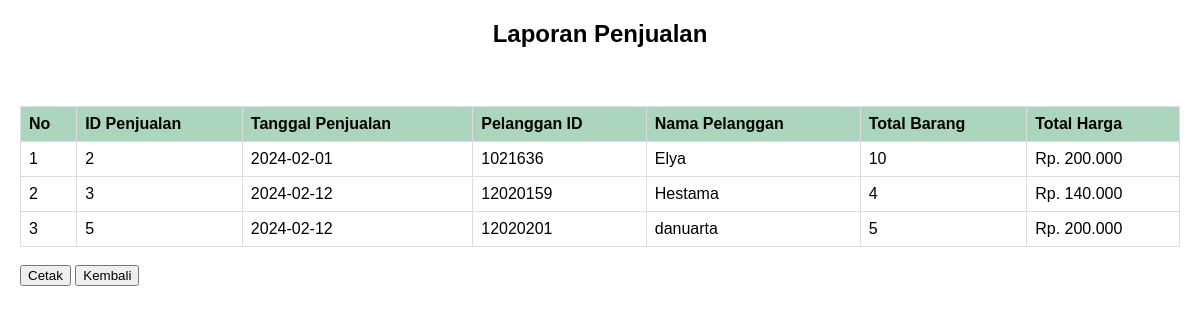
/administrator/laporan_penjualan.php, run on the app's committed database.
### tables this page shows
CREATE TABLE `penjualan` (
  `PenjualanID` int(11) NOT NULL,
  `TanggalPenjualan` date NOT NULL,
  `TotalHarga` decimal(10,2) NOT NULL,
  `PelangganID` int(11) NOT NULL
);

CREATE TABLE `pelanggan` (
  `PelangganID` int(11) NOT NULL,
  `NamaPelanggan` varchar(30) NOT NULL,
  `Alamat` text NOT NULL,
  `NomorTelepon` text NOT NULL
);

### administrator/laporan_penjualan.php (the view, shortened to what this page needs)
<!DOCTYPE html>
<html lang="en">
<head>
</head>
<body>
    <h2><b>Laporan Penjualan</b></h2>
    <br>
    <?php
    include '../koneksi.php';
    $query = "SELECT penjualan.PenjualanID, penjualan.TanggalPenjualan, pelanggan.PelangganID, pelanggan.NamaPelanggan, penjualan.TotalHarga,
              SUM(detailpenjualan.JumlahProduk) AS TotalBarang
              FROM penjualan
              INNER JOIN pelanggan ON penjualan.PelangganID = pelanggan.PelangganID
              INNER JOIN detailpenjualan ON penjualan.PenjualanID = detailpenjualan.PenjualanID
              GROUP BY penjualan.PenjualanID";
    $result = mysqli_query($koneksi, $query);
    if ($result) {
        if (mysqli_num_rows($result) > 0) {
    ?>
            <table>
                <thead>
                    <tr>
                        <th>No</th>
                        <th>ID Penjualan</th>
                        <th>Tanggal Penjualan</th>
                        <th>Pelanggan ID</th>
                        <th>Nama Pelanggan</th>
                        <th>Total Barang</th>
                        <th>Total Harga</th>
                    </tr>
                </thead>
                <tbody>
                    <?php
                    $no = 1;
                    while ($row = mysqli_fetch_assoc($result)) {
                        ?>
                        <tr>
                            <td><?php echo $no++; ?></td>
                            <td><?php echo $row['PenjualanID']; ?></td>
                            <td><?php echo $row['TanggalPenjualan']; ?></td>
                            <td><?php echo $row['PelangganID']; ?></td>
                            <td><?php echo $row['NamaPelanggan']; ?></td>
                            <td><?php echo $row['TotalBarang']; ?></td>
                            <td>Rp. <?php echo number_format($row['TotalHarga'], 0, ',', '.'); ?></td>
                        </tr>
                    <?php
                    }
                    ?>
                </tbody>
            </table>
    <?php
        } else {
            echo "<p>Tidak ada data penjualan.</p>";
        }
    } else {
        echo "Error: " . mysqli_error($koneksi);
    }
    ?>
    <br>
    <button class="no-print" onclick="window.print()">Cetak</button>
    <a href="../administrator/index.php" class="no-print"><button>Kembali</button></a>
</body>
</html>

### administrator/laporan_penjualan.php (style rules this page uses)
body { font-family: Arial, sans-serif; margin: 20px; }
h2 { text-align: center; }
table { width: 100%; border-collapse: collapse; margin-top: 20px; }
th, td { border: 1px solid #dddddd; text-align: left; padding: 8px; }
th { background-color: #abd5bd; }

### data on the page
penjualan: PenjualanID "2", TanggalPenjualan "2024-02-01", PelangganID.PelangganID "1021636", PelangganID.NamaPelanggan "Elya", TotalBarang "10", TotalHarga "200.000"
penjualan: PenjualanID "3", TanggalPenjualan "2024-02-12", PelangganID.PelangganID "12020159", PelangganID.NamaPelanggan "Hestama", TotalBarang "4", TotalHarga "140.000"
penjualan: PenjualanID "5", TanggalPenjualan "2024-02-12", PelangganID.PelangganID "12020201", PelangganID.NamaPelanggan "danuarta", TotalBarang "5", TotalHarga "200.000"
